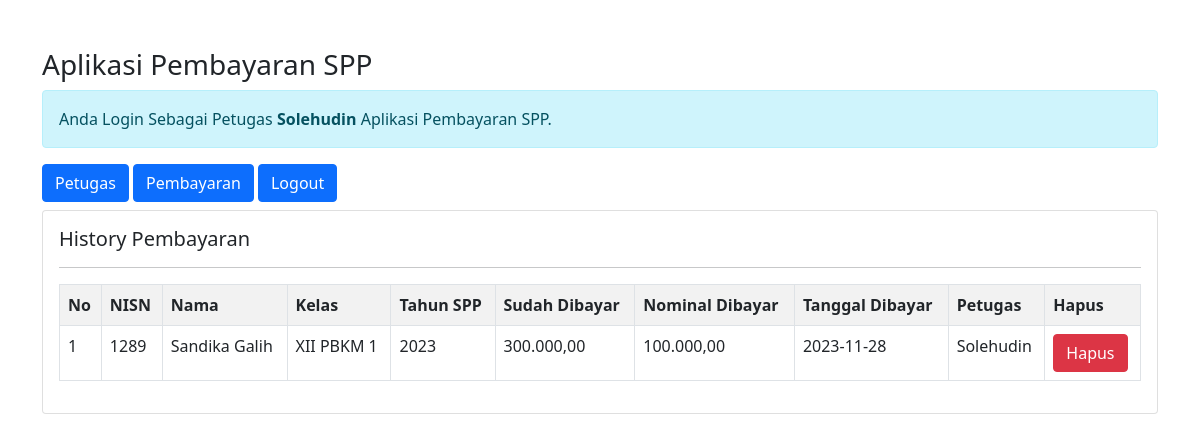
Page /petugas/petugas.php?url=history-pembayaran&nisn=1289 (signed in) on the committed database.
### tables this page shows
CREATE TABLE `pembayaran` (
  `id_pembayaran` int(11) NOT NULL,
  `id_petugas` int(11) NOT NULL,
  `nisn` varchar(10) NOT NULL,
  `tgl_bayar` date NOT NULL,
  `bulan_bayar` varchar(8) NOT NULL,
  `tahun_bayar` varchar(10) NOT NULL,
  `id_spp` int(11) NOT NULL,
  `jumlah_bayar` int(11) NOT NULL
);

CREATE TABLE `siswa` (
  `nisn` char(10) NOT NULL,
  `nis` char(8) NOT NULL,
  `nama` varchar(50) NOT NULL,
  `id_kelas` int(11) NOT NULL,
  `alamat` text NOT NULL,
  `no_telp` varchar(13) NOT NULL,
  `id_spp` int(11) NOT NULL
);

CREATE TABLE `kelas` (
  `id_kelas` int(11) NOT NULL,
  `nama_kelas` varchar(10) NOT NULL,
  `kompetensi_keahlian` varchar(50) NOT NULL
);

CREATE TABLE `spp` (
  `id_spp` int(11) NOT NULL,
  `tahun` int(11) NOT NULL,
  `nominal` int(11) NOT NULL
);

CREATE TABLE `petugas` (
  `id_petugas` int(11) NOT NULL,
  `username` varchar(50) NOT NULL,
  `password` varchar(50) NOT NULL,
  `nama_petugas` varchar(50) NOT NULL,
  `level` enum('admin','petugas') NOT NULL
);

### petugas/history-pembayaran.php (the view)
<?php
$nisn = $_GET['nisn'];
?>
<h5>History Pembayaran</h5>
<hr>
<table class="table table-striped table-bordered">
    <tr class="fw-bold">
        <td>No</td>
        <td>NISN</td>
        <td>Nama</td>
        <td>Kelas</td>
        <td>Tahun SPP</td>
        <td>Sudah Dibayar</td>
        <td>Nominal Dibayar</td>
        <td>Tanggal Dibayar</td>
        <td>Petugas</td>
        <td>Hapus</td>
    </tr>
    <?php
    include '../koneksi.php';
    $no = 1;
    $sql = "SELECT*FROM pembayaran,siswa,kelas,spp,petugas WHERE pembayaran.nisn=siswa.nisn AND siswa.id_kelas=kelas.id_kelas AND pembayaran.id_spp=spp.id_spp AND pembayaran.id_petugas=petugas.id_petugas AND pembayaran.nisn='$nisn' ORDER BY tgl_bayar DESC";
    $query = mysqli_query($koneksi, $sql);
    foreach ($query as $data) {
    ?>
        <tr>
            <td><?= $no++; ?></td>
            <td><?= $data['nisn']; ?></td>
            <td><?= $data['nama']; ?></td>
            <td><?= $data['nama_kelas']; ?></td>
            <td><?= $data['tahun']; ?></td>
            <td><?= number_format($data['nominal'], 2, ',', '.'); ?></td>
            <td><?= number_format($data['jumlah_bayar'], 2, ',', '.'); ?></td>
            <td><?= $data['tgl_bayar']; ?></td>
            <td><?= $data['nama_petugas']; ?></td>
            <td>
                <a href="?url=hapus-pembayaran&id_pembayaran=<?= $data['id_pembayaran']; ?>" class="btn btn-danger">Hapus</a>
            </td>
        </tr>
    <?php }
    ?>
</table>

### rows in the picture
pembayaran: siswa.nisn "1289", siswa.nama "Sandika Galih", kelas.nama_kelas "XII PBKM 1", id_spp.tahun "2023", id_spp.nominal "300.000,00", jumlah_bayar "100.000,00", tgl_bayar "2023-11-28", id_petugas.nama_petugas "Solehudin"

### other values in the picture
$_SESSION['nama_petugas'] "Solehudin"
